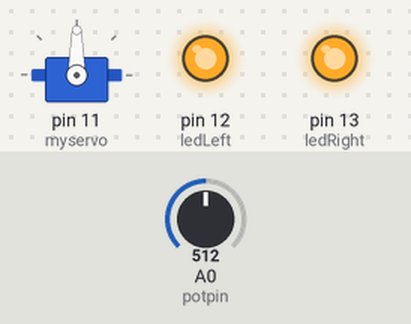
A sketch run on a simulated Arduino Uno, built with avr-gcc and run on an emulated ATmega328P. Shown: servo, output pins drawn as LEDs (lit = HIGH). The inputs (shaded band) are chosen by the test bench; at power-on: A0 (potpin) = 512.

Above: at 1.2 s.
1.3 s: A0 (potpin) set to 306
At 1.6 s:
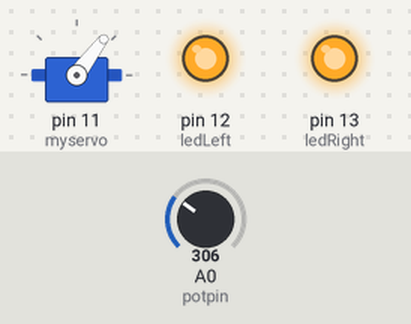
Timing chart, 0 to 4.3 s (numbered marks = the images above; inputs shaded):
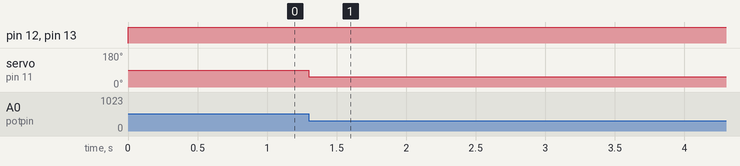

The sketch:

Rea_v1.ino
```cpp
#include <Servo.h>

Servo myservo;

int potpin = 0;
int val;
int posMax = 90;
int posMin = 30;
int ledRight = 13;
int ledLeft = 12;

void setup() {
  pinMode(ledRight, OUTPUT);
  pinMode(ledLeft, OUTPUT);
  myservo.attach(11);
}

void loop() {
  digitalWrite(ledRight, HIGH);
  digitalWrite(ledLeft, HIGH);
  val = analogRead(potpin);
  val = map(val, 0, 1023, 0, 180);
  if (val < posMax && val > posMin) {
  myservo.write(val);
  }
}
```

Measured:
- after the input at 1.3 s, servo on pin 11 (myservo): 90° → 53° at once
